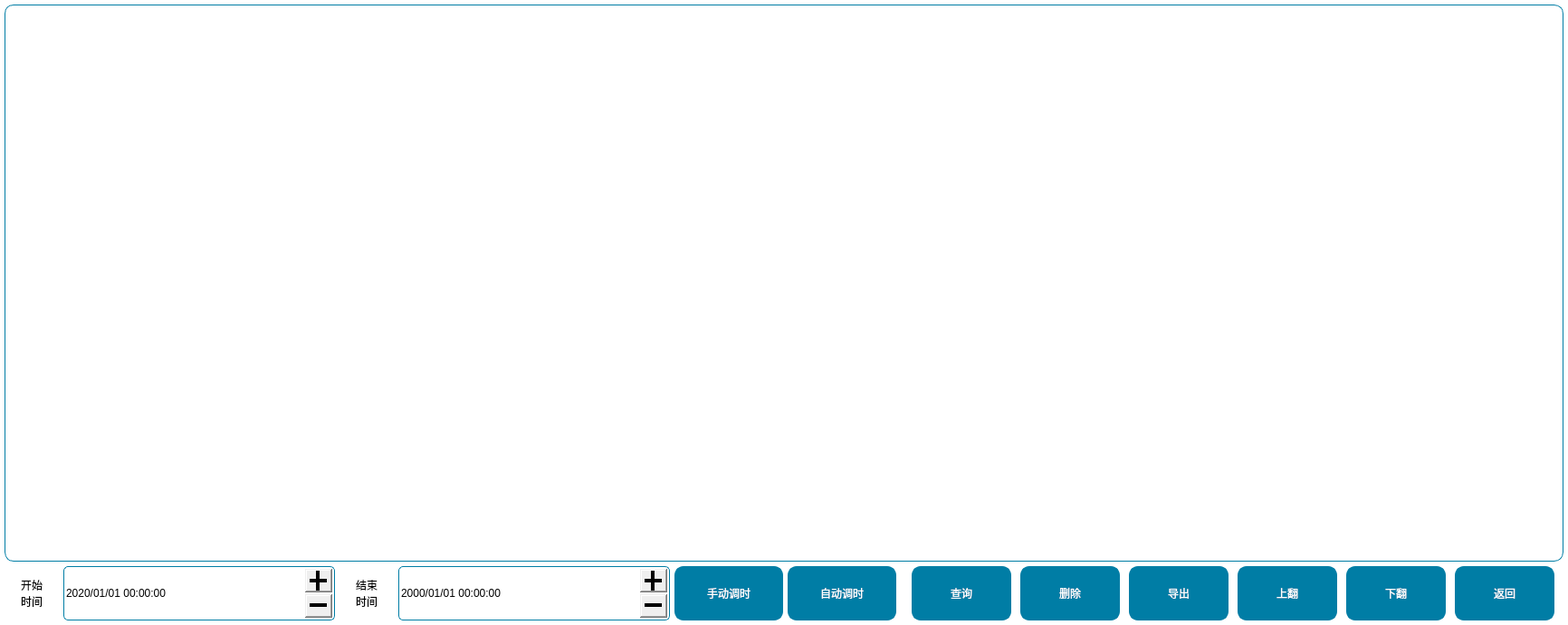
<?xml version="1.0" encoding="UTF-8"?>
<ui version="4.0">
 <class>RecordInfo</class>
 <widget class="QWidget" name="RecordInfo">
  <property name="geometry">
   <rect>
    <x>0</x>
    <y>0</y>
    <width>1732</width>
    <height>690</height>
   </rect>
  </property>
  <property name="windowTitle">
   <string>Form</string>
  </property>
  <property name="styleSheet">
   <string notr="true">QWidget#RecordInfo{
background-color: rgb(255, 255, 255);
}
QLabel{
font: 18pt &quot;微软雅黑&quot;;
color: rgb(0, 0, 0);
}
QToolButton{
font: 18pt &quot;微软雅黑&quot;;
color: rgb(255, 255, 255);
border:2px solid rgb(0, 125, 165);
border-radius:10px;
background-color: rgb(0, 125, 165);
}
QToolButton:disabled{
font: 18pt &quot;微软雅黑&quot;;
color: rgb(180, 180, 180);
border:2px solid rgb(180, 180, 180);
border-radius:10px;
}
QTableWidget{
font: 14pt &quot;微软雅黑&quot;;
gridline-color: rgb(0, 0, 0);
border:1px solid rgb(0, 125, 165);
border-radius:5px;
background-color: rgb(255, 255, 255);
}
QTableWidgetItem{
outline:0px;
border:1px solid rgb(0, 0, 0);
}
QDateTimeEdit{
font: 18pt &quot;微软雅黑&quot;;
border-radius:5px;
border:1px solid rgb(0, 125, 165);
}
QDateTimeEdit::up-button{
top:2px;
right:2px;
width: 30px;
height: 26px;				
}
QDateTimeEdit::down-button{
bottom:2px;
right:2px;
width: 30px;
height: 26px;				
}
QScrollBar:vertical{
width:20px;
background:rgba(0,0,0,0%);
margin:0px,0px,0px,0px;
padding-top:25px;   
padding-bottom:25px;    
}
QScrollBar::handle:vertical{
width:10px;
background:rgba(0,0,0,25%);
background:rgb(0,125,165);
border-radius:5px;
min-height:20px;
}
QScrollBar::handle:vertical:hover{
width:10px;
background:rgba(0,125,165,80%);
border-radius:5px;
min-height:20;
}</string>
  </property>
  <layout class="QVBoxLayout" name="verticalLayout" stretch="10,1">
   <property name="spacing">
    <number>5</number>
   </property>
   <property name="leftMargin">
    <number>5</number>
   </property>
   <property name="topMargin">
    <number>5</number>
   </property>
   <property name="rightMargin">
    <number>5</number>
   </property>
   <property name="bottomMargin">
    <number>5</number>
   </property>
   <item>
    <widget class="QTableWidget" name="tableWidget">
     <property name="styleSheet">
      <string notr="true">QTableWidget{
border:1px solid rgb(0,125,165);
border-radius:10px;
}</string>
     </property>
     <property name="verticalScrollBarPolicy">
      <enum>Qt::ScrollBarAsNeeded</enum>
     </property>
     <property name="horizontalScrollBarPolicy">
      <enum>Qt::ScrollBarAsNeeded</enum>
     </property>
    </widget>
   </item>
   <item>
    <layout class="QHBoxLayout" name="horizontalLayout_3">
     <item>
      <layout class="QHBoxLayout" name="horizontalLayout_2" stretch="1,0,1,0,0,0">
       <property name="spacing">
        <number>5</number>
       </property>
       <item>
        <widget class="QLabel" name="label">
         <property name="sizePolicy">
          <sizepolicy hsizetype="Fixed" vsizetype="Fixed">
           <horstretch>0</horstretch>
           <verstretch>0</verstretch>
          </sizepolicy>
         </property>
         <property name="minimumSize">
          <size>
           <width>60</width>
           <height>60</height>
          </size>
         </property>
         <property name="maximumSize">
          <size>
           <width>60</width>
           <height>60</height>
          </size>
         </property>
         <property name="text">
          <string>开始
时间</string>
         </property>
         <property name="alignment">
          <set>Qt::AlignCenter</set>
         </property>
        </widget>
       </item>
       <item>
        <widget class="QDateTimeEdit" name="dateTimeEditStart">
         <property name="sizePolicy">
          <sizepolicy hsizetype="Fixed" vsizetype="Fixed">
           <horstretch>0</horstretch>
           <verstretch>0</verstretch>
          </sizepolicy>
         </property>
         <property name="minimumSize">
          <size>
           <width>300</width>
           <height>60</height>
          </size>
         </property>
         <property name="maximumSize">
          <size>
           <width>300</width>
           <height>60</height>
          </size>
         </property>
         <property name="buttonSymbols">
          <enum>QAbstractSpinBox::PlusMinus</enum>
         </property>
         <property name="dateTime">
          <datetime>
           <hour>0</hour>
           <minute>0</minute>
           <second>0</second>
           <year>2020</year>
           <month>1</month>
           <day>1</day>
          </datetime>
         </property>
         <property name="displayFormat">
          <string>yyyy/MM/dd hh:mm:ss</string>
         </property>
        </widget>
       </item>
       <item>
        <widget class="QLabel" name="label_2">
         <property name="sizePolicy">
          <sizepolicy hsizetype="Fixed" vsizetype="Fixed">
           <horstretch>0</horstretch>
           <verstretch>0</verstretch>
          </sizepolicy>
         </property>
         <property name="minimumSize">
          <size>
           <width>60</width>
           <height>60</height>
          </size>
         </property>
         <property name="maximumSize">
          <size>
           <width>60</width>
           <height>60</height>
          </size>
         </property>
         <property name="text">
          <string>结束
时间</string>
         </property>
         <property name="alignment">
          <set>Qt::AlignCenter</set>
         </property>
        </widget>
       </item>
       <item>
        <widget class="QDateTimeEdit" name="dateTimeEditStop">
         <property name="sizePolicy">
          <sizepolicy hsizetype="Fixed" vsizetype="Fixed">
           <horstretch>0</horstretch>
           <verstretch>0</verstretch>
          </sizepolicy>
         </property>
         <property name="minimumSize">
          <size>
           <width>300</width>
           <height>60</height>
          </size>
         </property>
         <property name="maximumSize">
          <size>
           <width>300</width>
           <height>60</height>
          </size>
         </property>
         <property name="styleSheet">
          <string notr="true"/>
         </property>
         <property name="buttonSymbols">
          <enum>QAbstractSpinBox::PlusMinus</enum>
         </property>
         <property name="displayFormat">
          <string>yyyy/MM/dd hh:mm:ss</string>
         </property>
        </widget>
       </item>
       <item>
        <widget class="QToolButton" name="tBtnManual">
         <property name="sizePolicy">
          <sizepolicy hsizetype="MinimumExpanding" vsizetype="Fixed">
           <horstretch>70</horstretch>
           <verstretch>0</verstretch>
          </sizepolicy>
         </property>
         <property name="minimumSize">
          <size>
           <width>120</width>
           <height>60</height>
          </size>
         </property>
         <property name="maximumSize">
          <size>
           <width>190</width>
           <height>60</height>
          </size>
         </property>
         <property name="text">
          <string>手动调时</string>
         </property>
         <property name="iconSize">
          <size>
           <width>40</width>
           <height>40</height>
          </size>
         </property>
         <property name="toolButtonStyle">
          <enum>Qt::ToolButtonTextBesideIcon</enum>
         </property>
        </widget>
       </item>
       <item>
        <widget class="QToolButton" name="tBtnAuto">
         <property name="sizePolicy">
          <sizepolicy hsizetype="MinimumExpanding" vsizetype="Fixed">
           <horstretch>90</horstretch>
           <verstretch>0</verstretch>
          </sizepolicy>
         </property>
         <property name="minimumSize">
          <size>
           <width>120</width>
           <height>60</height>
          </size>
         </property>
         <property name="maximumSize">
          <size>
           <width>210</width>
           <height>60</height>
          </size>
         </property>
         <property name="text">
          <string>自动调时</string>
         </property>
         <property name="iconSize">
          <size>
           <width>40</width>
           <height>40</height>
          </size>
         </property>
         <property name="toolButtonStyle">
          <enum>Qt::ToolButtonTextBesideIcon</enum>
         </property>
        </widget>
       </item>
      </layout>
     </item>
     <item>
      <spacer name="horizontalSpacer">
       <property name="orientation">
        <enum>Qt::Horizontal</enum>
       </property>
       <property name="sizeHint" stdset="0">
        <size>
         <width>40</width>
         <height>20</height>
        </size>
       </property>
      </spacer>
     </item>
     <item>
      <layout class="QHBoxLayout" name="horizontalLayout" stretch="0,0,0,0,0,0">
       <property name="spacing">
        <number>10</number>
       </property>
       <property name="rightMargin">
        <number>10</number>
       </property>
       <item>
        <widget class="QToolButton" name="tBtnCheck">
         <property name="sizePolicy">
          <sizepolicy hsizetype="MinimumExpanding" vsizetype="Fixed">
           <horstretch>30</horstretch>
           <verstretch>0</verstretch>
          </sizepolicy>
         </property>
         <property name="minimumSize">
          <size>
           <width>110</width>
           <height>60</height>
          </size>
         </property>
         <property name="maximumSize">
          <size>
           <width>140</width>
           <height>60</height>
          </size>
         </property>
         <property name="text">
          <string>查询</string>
         </property>
         <property name="icon">
          <iconset resource="../image.qrc">
           <normaloff>:/Image/dataSearch.png</normaloff>:/Image/dataSearch.png</iconset>
         </property>
         <property name="iconSize">
          <size>
           <width>40</width>
           <height>40</height>
          </size>
         </property>
         <property name="toolButtonStyle">
          <enum>Qt::ToolButtonTextBesideIcon</enum>
         </property>
        </widget>
       </item>
       <item>
        <widget class="QToolButton" name="tBtnAllDel">
         <property name="sizePolicy">
          <sizepolicy hsizetype="MinimumExpanding" vsizetype="Fixed">
           <horstretch>30</horstretch>
           <verstretch>0</verstretch>
          </sizepolicy>
         </property>
         <property name="minimumSize">
          <size>
           <width>110</width>
           <height>60</height>
          </size>
         </property>
         <property name="maximumSize">
          <size>
           <width>140</width>
           <height>60</height>
          </size>
         </property>
         <property name="text">
          <string>删除</string>
         </property>
         <property name="icon">
          <iconset resource="../image.qrc">
           <normaloff>:/Image/dataDel.png</normaloff>:/Image/dataDel.png</iconset>
         </property>
         <property name="iconSize">
          <size>
           <width>40</width>
           <height>40</height>
          </size>
         </property>
         <property name="toolButtonStyle">
          <enum>Qt::ToolButtonTextBesideIcon</enum>
         </property>
        </widget>
       </item>
       <item>
        <widget class="QToolButton" name="tBtnExport">
         <property name="sizePolicy">
          <sizepolicy hsizetype="MinimumExpanding" vsizetype="Fixed">
           <horstretch>30</horstretch>
           <verstretch>0</verstretch>
          </sizepolicy>
         </property>
         <property name="minimumSize">
          <size>
           <width>110</width>
           <height>60</height>
          </size>
         </property>
         <property name="maximumSize">
          <size>
           <width>140</width>
           <height>60</height>
          </size>
         </property>
         <property name="text">
          <string>导出</string>
         </property>
         <property name="icon">
          <iconset resource="../image.qrc">
           <normaloff>:/Image/dataExport.png</normaloff>:/Image/dataExport.png</iconset>
         </property>
         <property name="iconSize">
          <size>
           <width>40</width>
           <height>40</height>
          </size>
         </property>
         <property name="toolButtonStyle">
          <enum>Qt::ToolButtonTextBesideIcon</enum>
         </property>
        </widget>
       </item>
       <item>
        <widget class="QToolButton" name="tBtnPageUp">
         <property name="sizePolicy">
          <sizepolicy hsizetype="MinimumExpanding" vsizetype="Fixed">
           <horstretch>40</horstretch>
           <verstretch>0</verstretch>
          </sizepolicy>
         </property>
         <property name="minimumSize">
          <size>
           <width>110</width>
           <height>60</height>
          </size>
         </property>
         <property name="maximumSize">
          <size>
           <width>150</width>
           <height>60</height>
          </size>
         </property>
         <property name="text">
          <string>上翻</string>
         </property>
         <property name="icon">
          <iconset resource="../image.qrc">
           <normaloff>:/Image/arrow-up.png</normaloff>:/Image/arrow-up.png</iconset>
         </property>
         <property name="iconSize">
          <size>
           <width>40</width>
           <height>40</height>
          </size>
         </property>
         <property name="toolButtonStyle">
          <enum>Qt::ToolButtonTextBesideIcon</enum>
         </property>
        </widget>
       </item>
       <item>
        <widget class="QToolButton" name="tBtnPageDown">
         <property name="enabled">
          <bool>true</bool>
         </property>
         <property name="sizePolicy">
          <sizepolicy hsizetype="MinimumExpanding" vsizetype="Fixed">
           <horstretch>80</horstretch>
           <verstretch>0</verstretch>
          </sizepolicy>
         </property>
         <property name="minimumSize">
          <size>
           <width>110</width>
           <height>60</height>
          </size>
         </property>
         <property name="maximumSize">
          <size>
           <width>190</width>
           <height>60</height>
          </size>
         </property>
         <property name="text">
          <string>下翻</string>
         </property>
         <property name="icon">
          <iconset resource="../image.qrc">
           <normaloff>:/Image/arrow-down.png</normaloff>:/Image/arrow-down.png</iconset>
         </property>
         <property name="iconSize">
          <size>
           <width>40</width>
           <height>40</height>
          </size>
         </property>
         <property name="toolButtonStyle">
          <enum>Qt::ToolButtonTextBesideIcon</enum>
         </property>
        </widget>
       </item>
       <item>
        <widget class="QToolButton" name="tBtnBack">
         <property name="enabled">
          <bool>true</bool>
         </property>
         <property name="sizePolicy">
          <sizepolicy hsizetype="MinimumExpanding" vsizetype="Fixed">
           <horstretch>30</horstretch>
           <verstretch>0</verstretch>
          </sizepolicy>
         </property>
         <property name="minimumSize">
          <size>
           <width>110</width>
           <height>60</height>
          </size>
         </property>
         <property name="maximumSize">
          <size>
           <width>140</width>
           <height>60</height>
          </size>
         </property>
         <property name="text">
          <string>返回</string>
         </property>
         <property name="icon">
          <iconset resource="../image.qrc">
           <normaloff>:/Image/back.png</normaloff>:/Image/back.png</iconset>
         </property>
         <property name="iconSize">
          <size>
           <width>40</width>
           <height>40</height>
          </size>
         </property>
         <property name="toolButtonStyle">
          <enum>Qt::ToolButtonTextBesideIcon</enum>
         </property>
        </widget>
       </item>
      </layout>
     </item>
    </layout>
   </item>
  </layout>
 </widget>
 <resources>
  <include location="../image.qrc"/>
 </resources>
 <connections/>
</ui>
